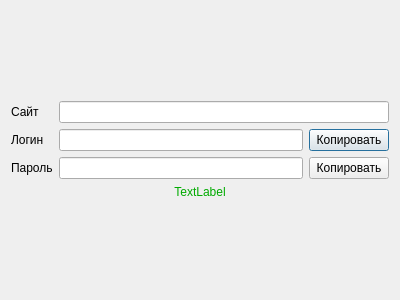
<?xml version="1.0" encoding="UTF-8"?>
<ui version="4.0">
 <class>CredViewDialog</class>
 <widget class="QDialog" name="CredViewDialog">
  <property name="geometry">
   <rect>
    <x>0</x>
    <y>0</y>
    <width>400</width>
    <height>300</height>
   </rect>
  </property>
  <property name="windowTitle">
   <string>Dialog</string>
  </property>
  <layout class="QVBoxLayout" name="verticalLayout">
   <item>
    <spacer name="verticalSpacer">
     <property name="orientation">
      <enum>Qt::Orientation::Vertical</enum>
     </property>
     <property name="sizeHint" stdset="0">
      <size>
       <width>20</width>
       <height>40</height>
      </size>
     </property>
    </spacer>
   </item>
   <item>
    <layout class="QGridLayout" name="gridLayout">
     <item row="2" column="0">
      <widget class="QLabel" name="passLabel">
       <property name="text">
        <string>Пароль</string>
       </property>
      </widget>
     </item>
     <item row="0" column="1" colspan="2">
      <widget class="QLineEdit" name="urlLineEdit">
       <property name="readOnly">
        <bool>true</bool>
       </property>
      </widget>
     </item>
     <item row="2" column="1">
      <widget class="QLineEdit" name="passLineEdit">
       <property name="readOnly">
        <bool>true</bool>
       </property>
      </widget>
     </item>
     <item row="1" column="2">
      <widget class="QPushButton" name="copyLoginButton">
       <property name="text">
        <string>Копировать</string>
       </property>
      </widget>
     </item>
     <item row="1" column="1">
      <widget class="QLineEdit" name="loginLineEdit">
       <property name="readOnly">
        <bool>true</bool>
       </property>
      </widget>
     </item>
     <item row="2" column="2">
      <widget class="QPushButton" name="copyPasswordButton">
       <property name="text">
        <string>Копировать</string>
       </property>
      </widget>
     </item>
     <item row="0" column="0">
      <widget class="QLabel" name="urlLabel">
       <property name="text">
        <string>Сайт</string>
       </property>
      </widget>
     </item>
     <item row="1" column="0">
      <widget class="QLabel" name="loginLabel">
       <property name="text">
        <string>Логин</string>
       </property>
      </widget>
     </item>
    </layout>
   </item>
   <item>
    <widget class="QLabel" name="statusLabel">
     <property name="styleSheet">
      <string notr="true">color: rgb(0, 170, 0);</string>
     </property>
     <property name="text">
      <string>&lt;html&gt;&lt;head/&gt;&lt;body&gt;&lt;p align=&quot;center&quot;&gt;TextLabel&lt;/p&gt;&lt;/body&gt;&lt;/html&gt;</string>
     </property>
    </widget>
   </item>
   <item>
    <spacer name="verticalSpacer_2">
     <property name="orientation">
      <enum>Qt::Orientation::Vertical</enum>
     </property>
     <property name="sizeHint" stdset="0">
      <size>
       <width>20</width>
       <height>40</height>
      </size>
     </property>
    </spacer>
   </item>
  </layout>
 </widget>
 <resources/>
 <connections/>
</ui>
